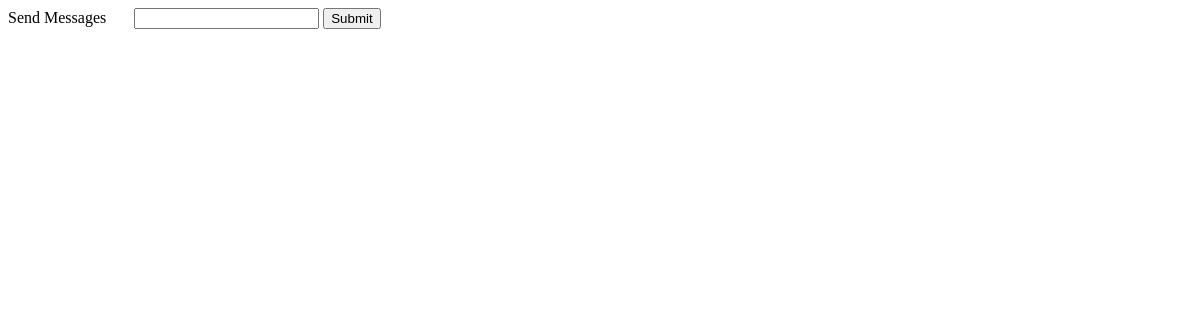
Page /main/chat_forum/ (signed in) on the earlier database version.
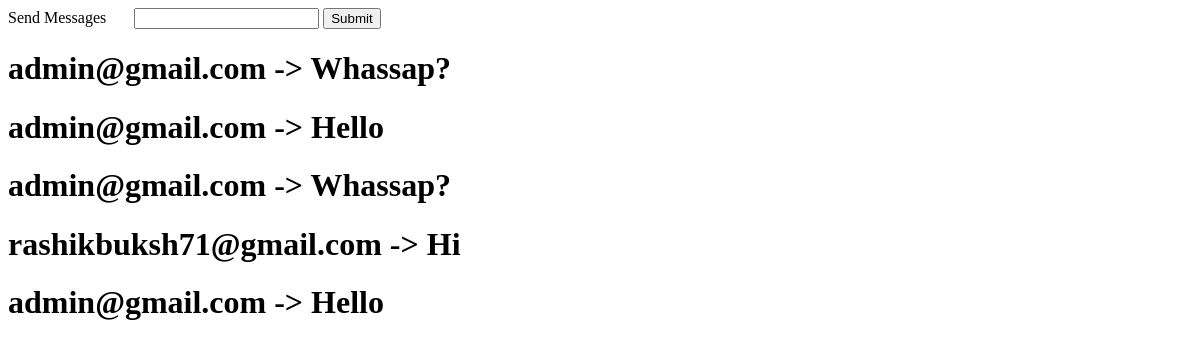
Same page on the later database version.
### main/models.py (models this page shows)
class chatForumMessages(models.Model):
    message_user = models.ForeignKey(settings.AUTH_USER_MODEL, default=None, on_delete=models.DO_NOTHING)
    message = models.CharField(max_length=300, null=True)
    date = models.DateTimeField(auto_now_add=True)

### accounts/models.py (models this page shows)
class User(AbstractUser):
    is_email_verified = models.BooleanField(default=False)
    def __str__(self):
        return self.email

### main/views.py (the view)
@login_required(login_url="/account/login/")
def chatForum(request):
    form = forms.chatForumForm()
    if request.method == 'POST':
        form = forms.chatForumForm(request.POST)
        if form.is_valid():
            instance = form.save(commit=False)
            instance.message_user = request.user
            instance.save()
            return HttpResponseRedirect(request.path_info)
    else:
        form = forms.chatForumForm()
    forum = chatForumMessages.objects.all().order_by('-date')
    context = {}
    context['forum'] = forum
    context['form'] = form
    return render(request, 'main/chatForum.html', context)

### main/forms.py
class chatForumForm(forms.ModelForm):
    class Meta:
        model = models.chatForumMessages
        fields = ['message']

### main/templates/main/chatForum.html (shortened to what this page needs)
<html>
<body>
<form method="POST" id="register-form" class="register-form">
						<div class="form-group">
                            <label class="u-label">Send Messages</label>
							{{form.message}}
                        <button type="submit" name="signup_submit" id="submit_button" class="form-submit" value="Sign up">Submit</button>
                    </div>
                    </form>
                        {% for forum in forum %}
                        <h1> {{ forum.message_user }} ->  {{ forum.message }}</h1>
                        {% endfor %}
</body>
</html>

Differences in the rows shown:
added chatForumMessages: message_user "admin@gmail.com", message "Whassap?"
added chatForumMessages: message_user "admin@gmail.com", message "Hello"
added chatForumMessages: message_user "admin@gmail.com", message "Whassap?"
added chatForumMessages: message_user "rashikbuksh71@gmail.com", message "Hi"
added chatForumMessages: message_user "admin@gmail.com", message "Hello"
